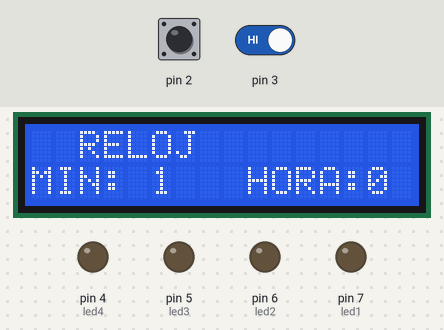
Recording of a sketch running on a simulated Arduino Uno, built with avr-gcc and run on an emulated ATmega328P. On the bench: 16×2 character LCD, output pins drawn as LEDs (lit = HIGH). The test bench sets the inputs (shaded band); at power-on: pin 2 HIGH, pin 3 HIGH. What the sketch prints to the serial monitor is not drawn.

Above: at 1.6 s.
1.7 s: pin 2 driven LOW
3.2 s: pin 2 driven HIGH
At 5.4 s:
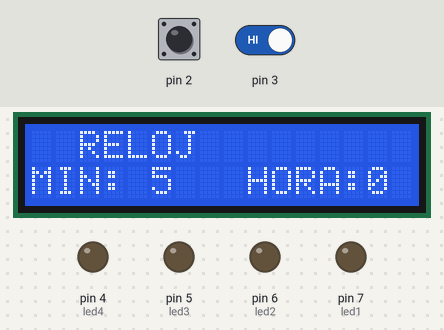
5.5 s: pin 3 driven LOW
7.0 s: pin 3 driven HIGH
At 8.4 s:
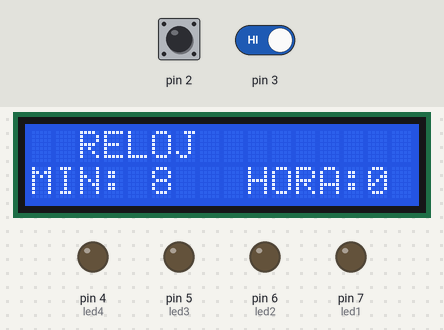
8.5 s: pin 2 driven LOW and pin 3 driven LOW
11.5 s: pin 2 pulsed HIGH 2 times (0.12 s each, 0.3 s apart)
Timing chart, 0 to 14.5 s (numbered marks = the images above; inputs shaded):
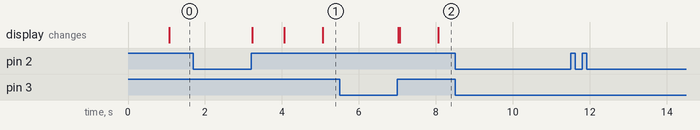

The sketch:

AcostaM_Laboratorio3.ino
```cpp
 /*
  * LABORATORIO 3 ACOSTA CHACA MAXEL
  * Realice un sistema dom otico que cumpla las siguientes condiciones:
    Se tiene un reloj visualizado en una LCD donde se observa el horero y minutero. Sin embargo, por
    razones de simulaci on, el minutero cambia su valor cada segundo y el horero en consecuencia, cada
    minuto
    El sistema dom otico cuenta con una interrupci on de encencido, selecci on de modo y pagado. Con
    otra interrupci on, se elige el modo de funcionamiento. El primer modo, es la activaci on 4 luces de
    forma aletaria con un m  nimo de activaci on de 20 minutos. El segundo modo es el cambio de hora
    del reloj. Donde un conversor an alogo digital cambia el horero y otro conversor el minutero.
  */
 #include<TimerOne.h>
 #include<MsTimer2.h>
 #include<LiquidCrystal.h>
 LiquidCrystal lcd(13, 12, 11, 10, 9, 8);
const int led1=7;
const int led2=6;
const int led3=5;
const int led4=4;
int on=0;
int j=0;
int cont;
int reloj=0;
int min=0;
int hora=0;
int conversor;
int conversor1;
void setup() {
  lcd.begin(16,2);
  lcd.setCursor(2,0);
  lcd.print("RELOJ");
  lcd.setCursor(0,1);
  lcd.print("MIN:");
  lcd.setCursor(9,1);
  lcd.print("HORA:");
  Timer1.initialize(1000000);
  Timer1.attachInterrupt(RELOJ);
  MsTimer2::set(1000,LUZ);
  MsTimer2::start();
  pinMode(led1,OUTPUT);
  pinMode(led2,OUTPUT);
  pinMode(led3,OUTPUT);
  pinMode(led4,OUTPUT);
  Serial.begin(9600);
  attachInterrupt(0,activacion,LOW);
  attachInterrupt(1,contador,LOW);

}

void loop() {
}
void activacion(){
  switch(on){
    case 0:
      Serial.println("Inicio de Sistema");
      Serial.println("Seleccione MODO");
      on++;
    break;
    case 1:
      Serial.println("Inicio de MODO");
      on++;
    break;
    case 2:
      Serial.println("Fin de modo");
      cont=0;
      on=0;
     break;
  }
}
void contador(){
  if(on==1){
    cont++;
    Serial.println(String("MODO SELECCIONADO" )+String(cont));
  }
  }
  void RELOJ(){
    min++;
    if(min>59){
      min=0;
      if(min==0){
        hora++;
        }
    }
    lcd.setCursor(5,2);
    lcd.print(" ");
    lcd.setCursor(5,2);
    lcd.print(min);
    lcd.setCursor(14,2);
    lcd.print(hora);
  }
void LUZ(){
  if(on==2){
    if(cont==1){
  if(reloj<20){
    reloj++;
    switch(reloj){
    case 1:
        digitalWrite(led1,HIGH);
    break;
    case 3:
        digitalWrite(led4,HIGH);
    break;
    case 5:
        digitalWrite(led2,HIGH);
    break;
    case 7:
        digitalWrite(led3,HIGH);
    break;
    case 9:
        digitalWrite(led1,LOW);
    break;
    case 11:
        digitalWrite(led4,LOW);
    break;
    case 13:
        digitalWrite(led2,LOW);
    break;
    case 15:
        digitalWrite(led3,LOW);
    break;
    case 17:
        digitalWrite(led1,HIGH);
        digitalWrite(led2,HIGH);
        digitalWrite(led3,HIGH);
        digitalWrite(led4,HIGH);
    break;
    case 19:
        digitalWrite(led1,LOW);
        digitalWrite(led2,LOW);
        digitalWrite(led3,LOW);
        digitalWrite(led4,LOW);
    break;
    }
  }
  else
    reloj=0;
  }
  if(cont==2){
    conversor=analogRead(0);
    hora=conversor/42.625;
    conversor1=analogRead(1);
    min=conversor1/17.05;
  }

  }
  else{
    if(on==3){
  hora++;
  min++;
  cont=0;
    }
  }
}
```

Measured:
- after the input at 1.7 s, every drawn part: stays the same
- after the input at 3.2 s, the display: first changes at once (image 1 shows a later state)
- after the input at 5.5 s, every drawn part: stays the same
- after the input at 7.0 s, the display: first changes at once (image 2 shows a later state)
- after the input at 8.5 s, every drawn part: stays the same
- after the input at 11.5 s, every drawn part: stays the same
